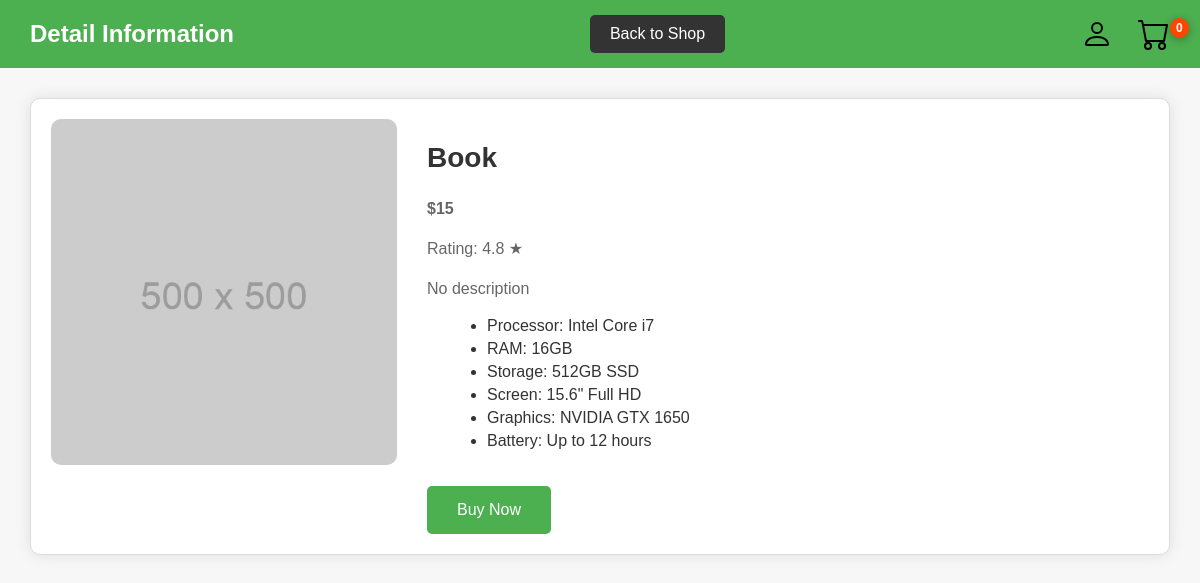
The page /product/bf59f197-4142-479b-a6df-1eb91a6c437a/ on the database its author committed.
### store/models.py (models this page shows, shortened)
class Products(models.Model):
    id = models.UUIDField(primary_key=True, default=uuid.uuid4, editable=False)
    title = models.CharField(max_length=50, verbose_name="Заголовок")
    cat = models.ForeignKey('Category', on_delete=models.PROTECT, related_name="products")
    photo = models.ImageField(upload_to="photos/%Y/%m/%d/", default=None, blank=True, null=True, verbose_name="Фото")
    price = models.IntegerField()
    short_desc = models.CharField(max_length=100, blank=True, verbose_name="Краткое описание")
    description = models.TextField(max_length=255, blank=True, verbose_name="Полное описание товара", default='No description')
    rating = models.FloatField(null=True, blank=True)
    time_create = models.DateTimeField(auto_now_add=True)
    time_update = models.DateTimeField(auto_now=True)
    attrs = models.ManyToManyField('Attributes', blank=True, related_name='products')  # related_name="products"
    objects = models.Manager()

### store/views.py (the view)
# urls.py: path('product/<uuid:id>/', views.ProductPage.as_view(), name='product'),
class ProductPage(DataMixin, DetailView): #переделать в DetailView когда появятся Слаги в БД
    template_name = 'product.html'
    title_page = 'Detail Information'
    context_object_name = 'post'
    queryset = Products.objects.all()
    id_url_kwarg = 'id'
    def get_object(self, queryset=None):
        return get_object_or_404(Products.objects, id=self.kwargs[self.id_url_kwarg])

### store/templates/product.html
{% extends 'base.html' %}
{% load static %}
{% block content %}
    <section id="product-details">
        <div class="product-image">
            {% if post.photo %}
            <img src="{{ post.photo.url }}" alt="{{ post.title }}">
            {% else %}
            <img src="{% static 'images/500.png' %}" alt="{{ post.title }}">
            {% endif %}
        </div>
        <div class="product-info">
            <h2>{{ post.title }}</h2>
            <p class="price">${{ post.price }}</p>
            <p class="rating">Rating: {{ post.rating }} ★</p>
            <p>
                {{ post.description }}
            </p>
            <ul>
                <li>Processor: Intel Core i7</li>
                <li>RAM: 16GB</li>
                <li>Storage: 512GB SSD</li>
                <li>Screen: 15.6" Full HD</li>
                <li>Graphics: NVIDIA GTX 1650</li>
                <li>Battery: Up to 12 hours</li>
            </ul>
            <button id="buy-button">Buy Now</button>
        </div>
    </section>
{% endblock %}

### store/static/store/css/styles.css (style rules this page uses)
body { font-family: 'Arial', sans-serif; margin: 0; padding: 0; background-color: #f7f7f7; }
#product-details { display: flex; justify-content: space-between; align-items: flex-start; margin: 30px; padding: 20px; background-color: #fff; border: 1px solid #ddd; border-radius: 10px; box-shadow: 0px 0px 15px rgba(0, 0, 0, 0.1); }
.product-image { flex: 1; display: flex; justify-content: center; align-items: center; }
.product-image img { width: 100%; max-width: 500px; border-radius: 10px; }
.product-info { flex: 2; padding: 0 30px; }
.product-info h2 { font-size: 28px; color: #333; }
.price { font-size: 24px; color: #4CAF50; font-weight: bold; }
.rating { font-size: 18px; color: #FFD700; }
.product-info p { font-size: 16px; line-height: 1.5; color: #666; }
.product-info ul { list-style-type: disc; margin-left: 20px; color: #333; }
.product-info ul li { margin: 5px 0; }
#buy-button { background-color: #4CAF50; color: white; border: none; padding: 15px 30px; cursor: pointer; border-radius: 5px; font-size: 16px; margin-top: 20px; transition: background-color 0.3s; }

### rows shown on the page
Products: title "Book", price "15", rating "4.8", description "No description"

### other values the page prints
{{ title }} "Detail Information"
